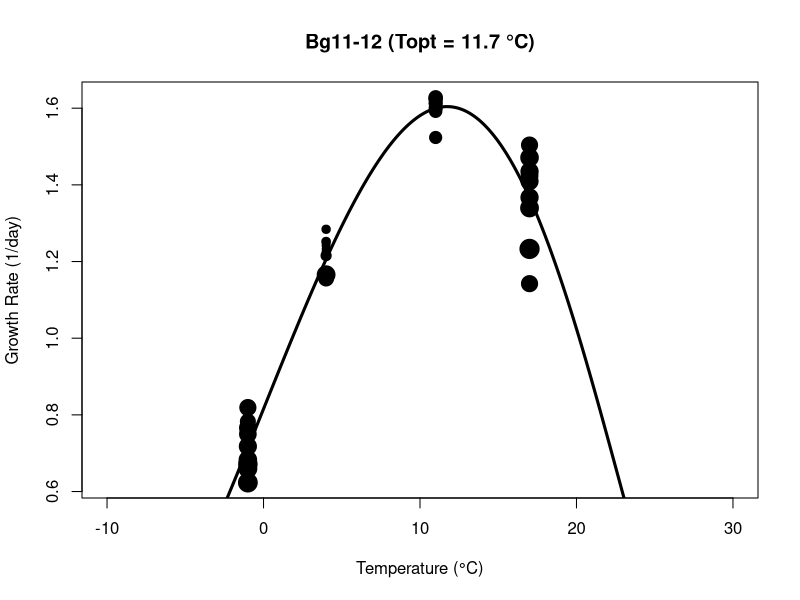
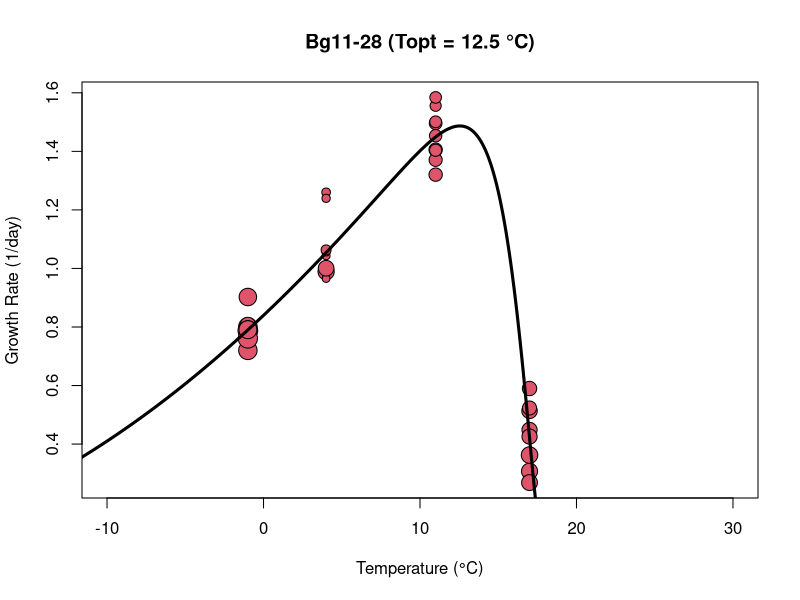
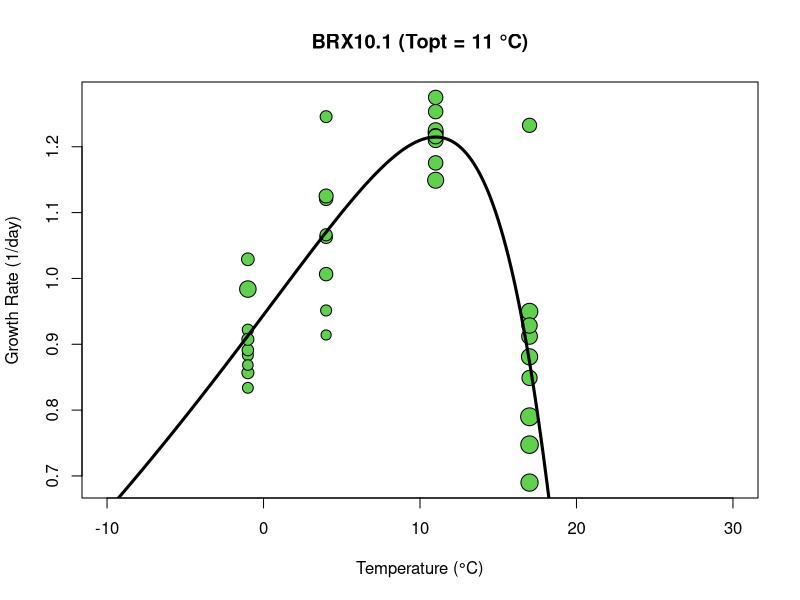
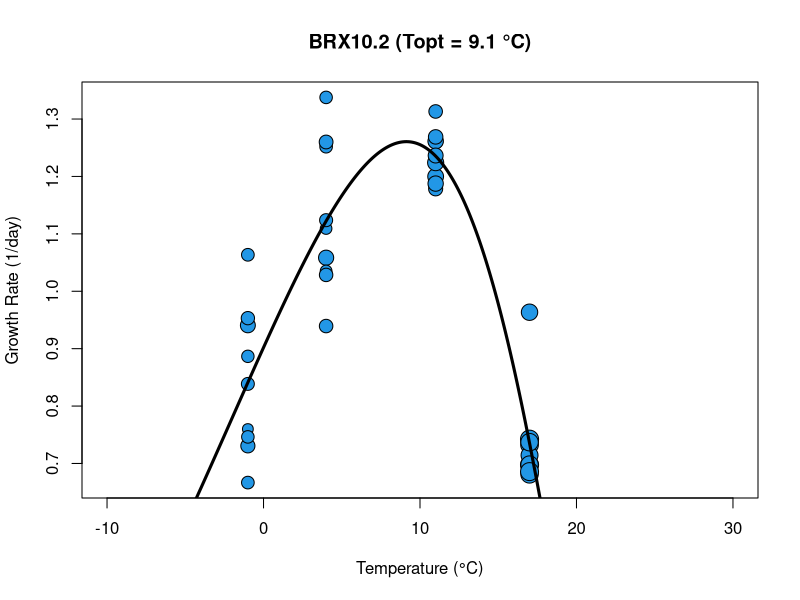
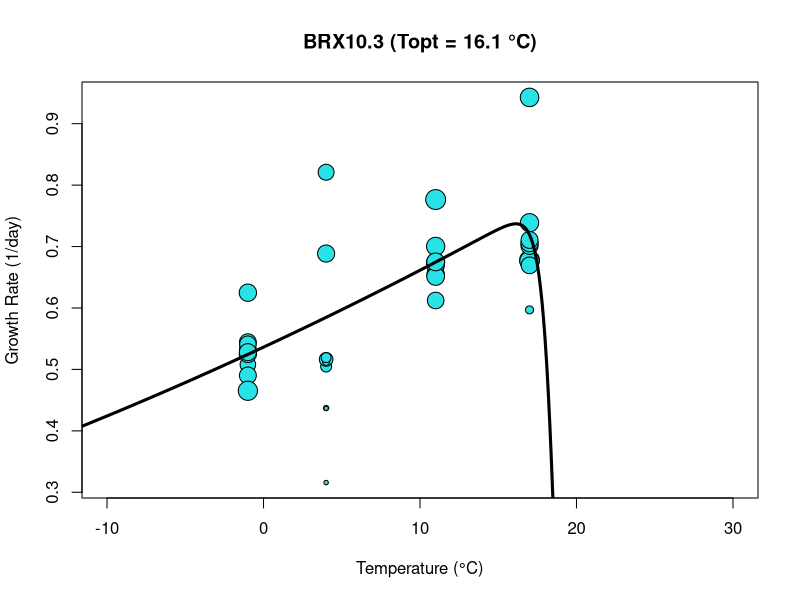
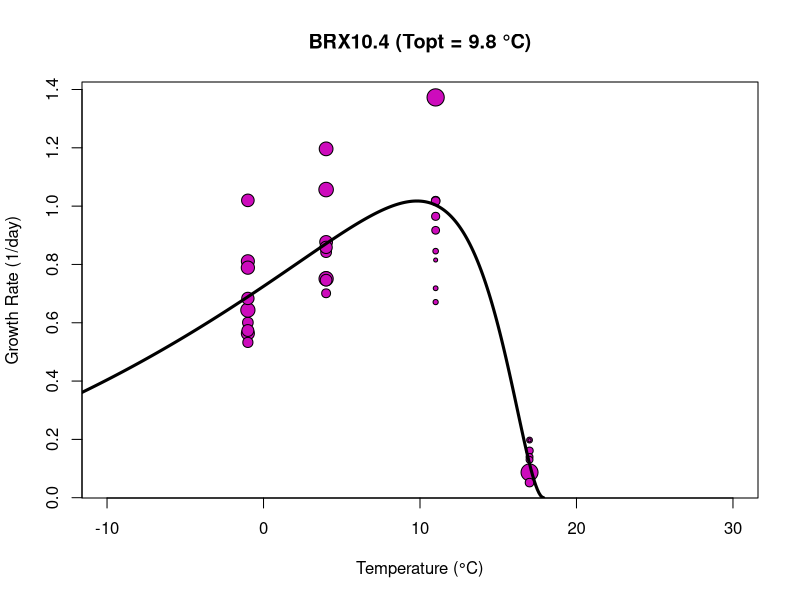
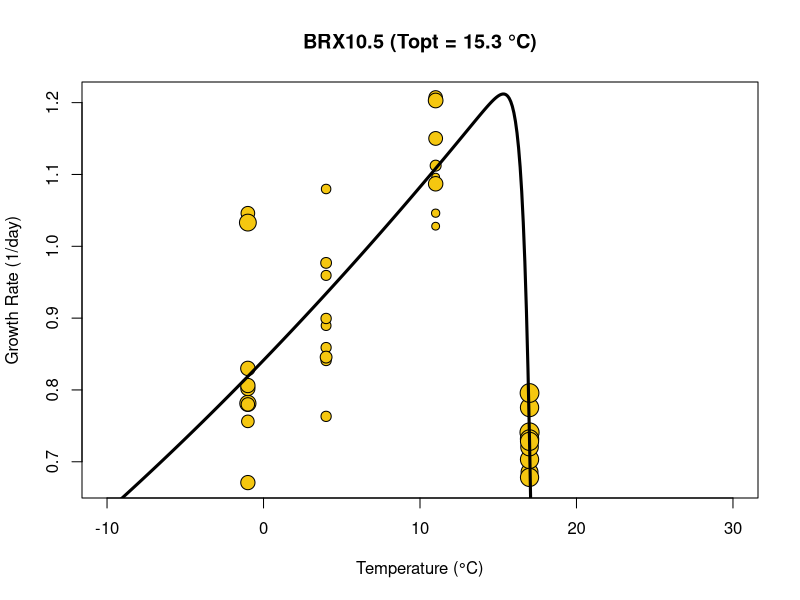
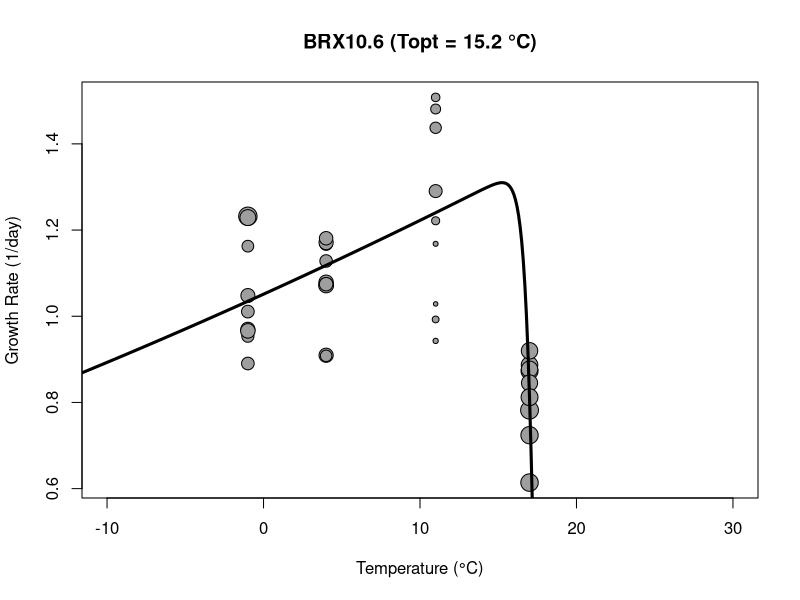

Generate these figures, in order, with R:
# use Ratkowksy 1983 model to predict optimal growth temperatures

library(minpack.lm)

# read in data
grd = read.table("growthrates.tsv",sep="\t")

biospec = read.csv("pone.0153343.s004.csv")
biospec$rate.per.hour = 60*biospec$rate.per.minute

genome.list = as.character(unique(biospec$binomial.name[grepl("Colwellia",biospec$binomial.name)]))

biogrd = biospec[biospec$binomial.name %in% genome.list,]
biogrd = data.frame("strain"=biogrd$binomial.name,
                    "replicate"="OD1",
                    "temp"=biogrd$T.C,
                    "mumax"=biogrd$rate.per.hour,
                    "r2"=0.99)

grd = rbind(grd,biogrd)

colnames(grd) = c("strain","rep","temp","rate","r2")
grd$temp = as.numeric(as.character(grd$temp)) + 273 #calculate Kelvin temperature
grd$sqrate = sqrt(grd$rate) #Ratkowsky uses square root of rate
grd = na.omit(grd)
grd$sqperday = sqrt(grd$rate*24) #convert to 1/day from 1/hour
grd$weights = -1*log10(1-grd$r2) #calculate weights based on R^2 values


# rT = (cc * (T - T1)(1 - exp( k * (T - T2))))^2
# Ratkowsky et al. 1983 https://www.ncbi.nlm.nih.gov/pmc/articles/PMC217594
# rT is the growth rate
# T the temperature in Kelvin
# T1 and T2 the minimum and maximum temperatures at which rate of growth is zero
# sqrtcc) * k1 is the slope of the regression 
# k is a constant

rat83 = function(x, cc, T1, k, T2) {
  rT = cc * (x - T1) * (1 - exp(k * (x - T2)))
  return(rT)
}

rat82a = function(x, b, T0) {
  r = b*(x - T0)
}


pdf(file="ratkowsky83_fits.pdf", width=5,height=5)

# average values from a previous run to use as initial values when needed
init.avg = list("b.est"=0.01111670, "Tmin.est"=182.30633469, "c.est"=0.05744382, "Tmax.est"=323.47254692)

# new fits will go here
init.save = matrix(NA,nrow=length(unique(grd$strain)), ncol=5)

for(i in 1:length(unique(grd$strain))) {

  #initialize
  rt = NULL
  topt = NA
  
  strn = sort(unique(grd$strain))[i]
  print(as.character(strn))
  
  #subset data
  sgrd = grd[grd$strain == strn,c("temp","sqperday","weights")]
  sgrd = rbind(sgrd,aggregate(sgrd,by = list(sgrd$temp), FUN=mean)[,c("temp","sqperday","weights")])
  mintemp = sort(unique(sgrd$temp))[1]
  midtemp = sort(unique(sgrd$temp))[3]
  maxtemp = max(grd$temp)

  #estimate parameters before fitting, using directions in Ratkowsky 1983
  Tmin.est = (sgrd$sqperday[sgrd$temp == midtemp] * sgrd$temp[sgrd$temp == mintemp] - 
              sgrd$sqperday[sgrd$temp == mintemp] * sgrd$temp[sgrd$temp == midtemp])/
              (sgrd$sqperday[sgrd$temp == midtemp] - sgrd$sqperday[sgrd$temp == mintemp])
  
  b.est = (sgrd$sqperday[sgrd$temp == mintemp] - sgrd$sqperday[sgrd$temp == midtemp])/
          (mintemp - midtemp)
  
  lhs1 = log(1 - sgrd$sqperday[sgrd$temp == mintemp]/(b.est * (maxtemp - Tmin.est)))
  lhs2 = log(1 - sgrd$sqperday[sgrd$temp == mintemp]/(b.est * (midtemp - Tmin.est)))

  Tmax.est = (lhs1*midtemp - lhs2*maxtemp)/(lhs1-lhs2)
  
  c.est = (lhs1 - lhs2)/(maxtemp - midtemp)

  Tmin.est = median(Tmin.est[Tmin.est > 0 & Tmin.est < mintemp & !is.nan(Tmin.est)])
  if(is.na(Tmin.est)) Tmin.est = 250
  b.est = median(b.est[b.est > 0 & !is.nan(b.est)])
  Tmax.est = median(Tmax.est[Tmax.est>0 & !is.nan(Tmax.est)])
  c.est = median(c.est[c.est>0 & !is.nan(c.est)])
  
  # plot rates
  plot(sgrd$temp - 273,sgrd$sqperday^2, pch=21, col="black", bg=i,
       xlim=c(-10,30), 
       # ylim=c(0,1.8),
       xlab = "Temperature (°C)", ylab = "Growth Rate (1/day)",
       cex = sgrd$weights)
  
  # do fitting using nonlinear weighted least squares
  # first try using calculated starting values
  try({
  rt = nlsLM(sqperday ~ b * (temp - Tmin) * (1 - exp(cc * (temp - Tmax))),
                       data = sgrd,
                       weights = sgrd$weights,
                       start = list(b = b.est, Tmin = Tmin.est, cc = c.est, Tmax = Tmax.est),
                       algorithm = "port", trace = FALSE, control = list(maxiter=1000, tol=1e-6, minFactor=1e-5, printEval = TRUE, warnOnly = TRUE))
  }, silent=TRUE,)

  try({
    # if that fails, try using previous good estimates as starting values  
    if(is.null(rt)) {
    rt = nlsLM(sqperday ~ b * (temp - Tmin) * (1 - exp(cc * (temp - Tmax))),
               data = sgrd,
               weights = sgrd$weights,
               start = list(b = init.avg$b.est, Tmin = init.avg$Tmin.est, cc = init.avg$c.est, Tmax = init.avg$Tmax.est),
               algorithm = "port", trace = FALSE, control = list(maxiter=1000, tol=1e-6, minFactor=1e-5, printEval = TRUE, warnOnly = TRUE))
    
  }

  # finish plotting
  rtco = as.data.frame(t(coef(rt)))
  
  xs = seq(0,1000,0.1)
  rt.fit = rat83(xs, rtco$b, rtco$Tmin, rtco$cc, rtco$Tmax)
  rt.fit[rt.fit < 0] = NA

  xs = xs - 273
  
  points(xs, rt.fit^2, type="l", col="black",lwd=3)
  
  topt = round(xs[which.max(rt.fit)],2)
  

  }, silent=TRUE)
  
  # save fitted parameters
  init.save[i,] = c(b.est, Tmin.est, c.est, Tmax.est, topt)
  
  # add title to plot (keep outside of try{})
  title(paste0(strn," (Topt = ",topt," °C)"))
  
}

dev.off()

# output fitted parameters
rownames(init.save) = unique(grd$strain)
colnames(init.save) = c("b", "Tmin", "c", "Tmax", "topt")
write.table(x=init.save,file="rat83_params.tsv",sep="\t",quote=F)
